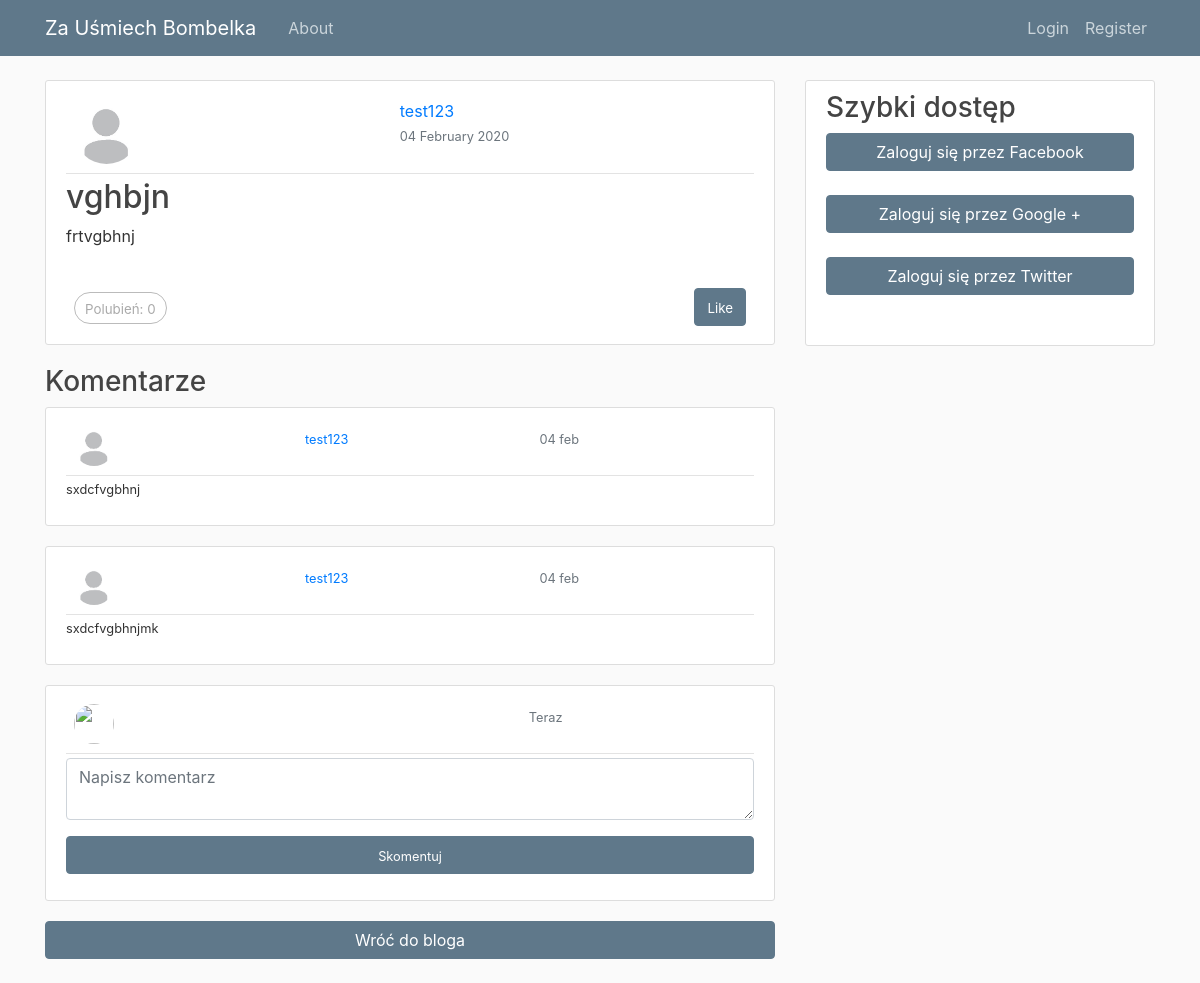
The app's page /post/29/, older data.
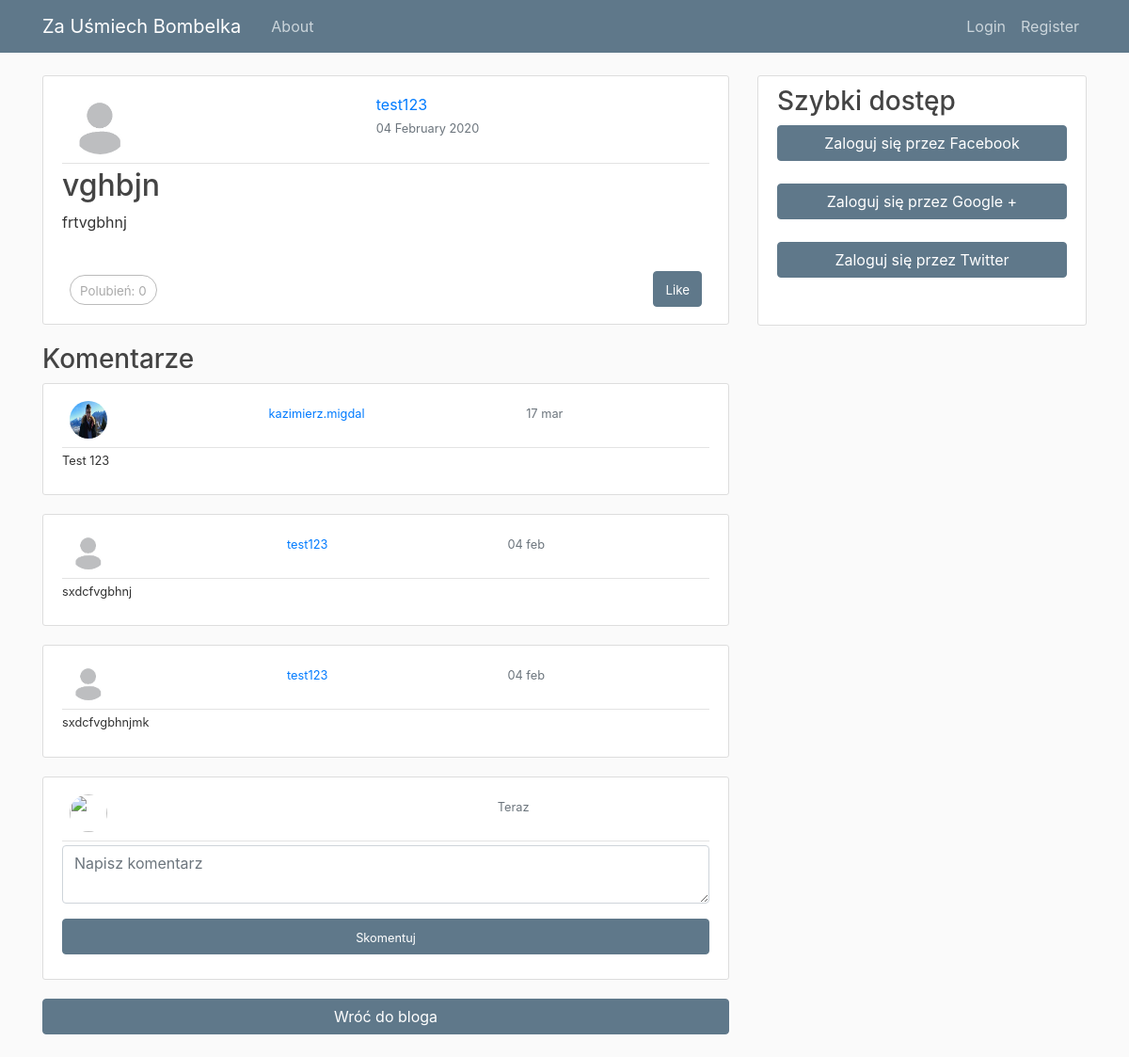
The same page, newer data.
### blog/models.py (models this page shows, shortened)
class Comment(models.Model):
    post = models.ForeignKey('Post', on_delete=models.CASCADE, related_name='comments')
    author = models.ForeignKey(User, on_delete=models.CASCADE)
    text = models.TextField()
    created_date = models.DateTimeField(default=timezone.now)
    class Meta:
        ordering = ('-created_date', )

### users/models.py (models this page shows, shortened)
class Profile(models.Model):
    user = models.OneToOneField(User, on_delete=models.CASCADE)
    image = models.ImageField(default='default.jpg', upload_to='profile_pics')
    description = models.TextField(default='Brak opisu')
    SEX_TAG_CHOISE = [('Boy','dla chłopca'),('Girl', 'dla dziewczynki'), ('Unisex', 'zarówno dla chłopca jaki i dziewczynki')]
    AGE_TAG_CHOISE =[(1,'< 1 miesiąca'),(2,'< 3 miesiący'),(3,'< 6 miesięcy'),(4,'< 1 rok'),(5,'< 1.5 roku'),(6,'< 2 lat'),(7,'Ponad 2 lat')]
    interested_sex_tag = models.CharField(max_length=6, choices = SEX_TAG_CHOISE, default='Unisex')
    interested_age_tag = models.IntegerField(choices=AGE_TAG_CHOISE, default=1)
    sold_sex_tag = models.CharField(max_length=6, choices = SEX_TAG_CHOISE, default='Unisex')
    sold_age_tag = models.IntegerField(choices=AGE_TAG_CHOISE, default=1)

### blog/views.py (the view, shortened to what this page needs)
# urls.py: path('post/<int:pk>/', PostDetailView.as_view(), name='post-detail'),
class PostDetailView(FormMixin, DetailView):
    model = Post
    form_class = CommentForm
    def get_context_data(self, **kwargs):
        context = super(PostDetailView, self).get_context_data(**kwargs)
        context['section'] = 'blog'
        context['cos'] = self.object.id
        context['form'] = CommentForm()
        return context

### blog/forms.py
class CommentForm(forms.ModelForm):
    text = forms.CharField(label="",widget=forms.Textarea(attrs={"rows":"2", "class":"form-control", "placeholder": "Napisz komentarz"}))
    class Meta:
        model = Comment
        fields = ('text',)

### blog/templates/blog/post_detail.html (shortened to what this page needs)
{% extends "blog/base.html" %}
{% load crispy_forms_tags%}
{% block content %}
<article class="media content-section">
  <div class="media-body">
      <div class="article-metadata">
            <div class="d-flex align-content-end flex-wrap" >
                <div class="p-2 mr-auto">
                    <img class="rounded-circle article-img" src="{{ object.author.profile.image.url }}">
                </div>
                <div class="p-2 mr-auto">
                    <a class="mr-2" href="{% url 'profile' object.author.username %}">{{ object.author }}</a>
                    <br>
                    <small class="text-muted mr-2">{{ object.date_posted|date:"d F Y" }}</small>
                </div>
            </div>
        </div>
      <h2><a class="article-title" href="{% url 'post-detail' post.id%}">{{ object.title }}</a></h2>
      <p class="article-content">{{ object.content }}</p>
      <br>
      <div class="d-flex bd-highlight" >
        <div class="mr-auto p-2 bd-highlight">
          <span class="count">
            <span style="font-size:smaller;">Polubień: <span class="total">{{ post.users_like.count}}</span></span>
          </span>
        </div>
        <div class="p-2 bd-highlight">
           <a href="#" data-id="{{ object.id }}"  data-action="{% if request.user in object.users_like.all %}un{% endif %}like" class=" btn btn-sample like button">
              <span style="font-size:smaller;">{% if request.user not in object.users_like.all %}
                Like
                {% else %}
                  Unlike
                {% endif %}
              </span>
          </a>
        </div>
      </div>
  </div>
</article>
<h3>Komentarze</h3>
{% for comment in post.comments.all %}
<article class="media content-section">
  <div class="media-body">
  <div class="article-metadata">
    <div class="d-flex align-content-end flex-wrap">
      <div class="p-2 mr-auto">
        <img class="rounded-circle comment-img" src="{{ comment.author.profile.image.url }}">
      </div>
      <div class="p-2 mr-auto">
        <small><a class="mr-2" href="{% url 'profile' comment.author.username %}">{{ comment.author }}</a></small>
      </div>
      <div class="p-2 mr-auto">
        <small class="text-muted">{{ comment.created_date|date:'d b' }}</small>
      </div>
    </div>
  </div>
  <small>{{ comment.text|linebreaks }}</small>
  </div>
</article>
{% endfor %}
<article class="media content-section">
  <div class="media-body">
    <div class="article-metadata">
      <div class="d-flex align-content-end flex-wrap">
        <div class="p-2 mr-auto">
          <img class="rounded-circle comment-img" src="{{ request.user.profile.image.url }}">
        </div>
        <div class="p-2 mr-auto">
          <small><a class="mr-2" href="{% url 'profile' request.user.username %}">{{ request.user.username }}</a></small>
        </div>
        <div class="p-2 mr-auto">
          <small class="text-muted">Teraz</small>
        </div>
      </div>
    </div>
    <form method="POST" enctype="multipart/form-data">
      <div class="form-group">
        <div class="form-row">
          <div class="form-group col">
            {{ form.text|as_crispy_field}}
          </div>
        </div>
        <div class="position-relative">
          <button class="btn btn-sample btn-block" type="submit"><small>Skomentuj</small></button>
        </div>
      </div>
    </form>
  </div>
</article>
<div class="position-relative mb-4">
  <a href="{% url 'blog-home' %}"><button class="btn btn-sample btn-block">Wróć do bloga</button></a>
</div>
{% endblock content %}

Row changes from the older to the newer data that the page shows:
added Comment: author.profile.image (picture), author "kazimierz.migdal", created_date "17 mar", text "Test 123"
